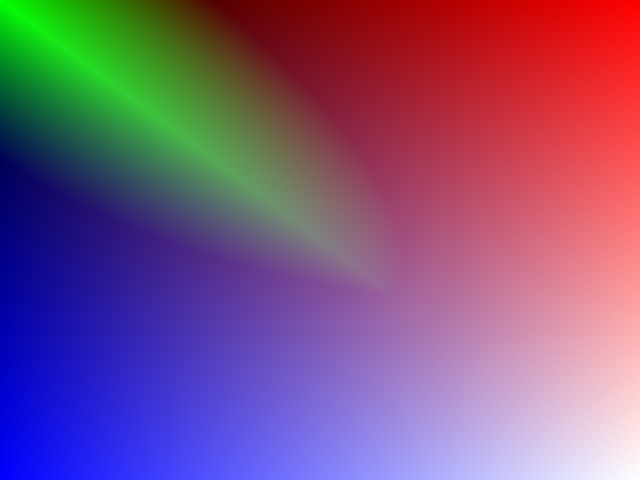
Frame 1 (no input)
Frame 60 (no input): identical to frame 1, image omitted
Frame 120 (the mouse pressed at the canvas centre since frame 60): identical to frame 1, image omitted

The p5.js sketch that drew this single still picture (run headless with seeded random() and noise() and a simulated clock; from frame 60 on, the mouse is pressed at the canvas centre):

// p5.js sketch
// ── sketch.js
var canvas;
var context;
var imageData;

function setup() {
  canvas = createCanvas(640, 480);
  context = canvas.drawingContext;
  imageData = context.getImageData(0, 0, width, height);
}

function draw() {
  for (var y = 0; y < imageData.height; y++) {
    for (var x = 0; x < imageData.width; x++) {
      // Calculate position in the pixel array
      let position = (x + y * imageData.width) * 4;
      
      // Normalize x and y to 0-1 range
      let nx = x / imageData.width;
      let ny = y / imageData.height;
      
      // Red increases from left to right (0 to 255)
      let red = nx * 255;
      
      // Green has two components:
      // 1. Diagonal stripe (brightest where nx == ny, fading in upper region)
      // Use normalized coordinates for proper diagonal on non-square canvas
      let distFromDiagonal = Math.abs(nx - ny);
      let diagonalGreen = Math.max(0, 255 * (1 - distFromDiagonal * 3)) * (1 - ny);
      
      // 2. Corner gradient (increases toward bottom-right for white)
      let cornerGreen = nx * ny * 255;
      
      // Combine both: take the maximum of diagonal and corner effects
      let green = Math.max(diagonalGreen, cornerGreen);
      
      // Blue increases from top to bottom (0 to 255)
      let blue = ny * 255;
      
      // Set red, green, blue, and alpha
      imageData.data[position] = red;
      imageData.data[position + 1] = green;
      imageData.data[position + 2] = blue;
      imageData.data[position + 3] = 255; // opaque alpha
    }
  }
  
  context.putImageData(imageData, 0, 0); // at coords 0,0
}
